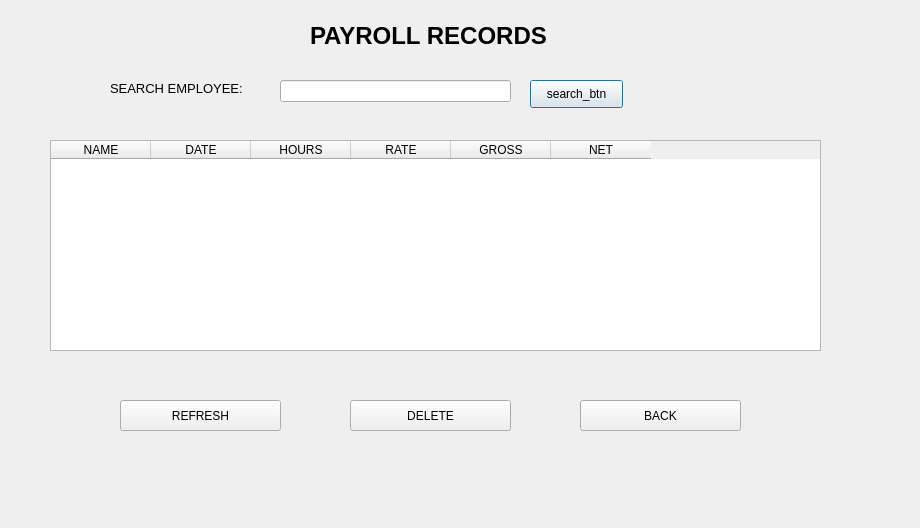
<?xml version="1.0" encoding="UTF-8"?>
<ui version="4.0">
 <class>Dialog</class>
 <widget class="QDialog" name="Dialog">
  <property name="geometry">
   <rect>
    <x>0</x>
    <y>0</y>
    <width>920</width>
    <height>528</height>
   </rect>
  </property>
  <property name="windowTitle">
   <string>Dialog</string>
  </property>
  <widget class="QTableWidget" name="payroll_table">
   <property name="geometry">
    <rect>
     <x>50</x>
     <y>140</y>
     <width>771</width>
     <height>211</height>
    </rect>
   </property>
   <column>
    <property name="text">
     <string>NAME</string>
    </property>
   </column>
   <column>
    <property name="text">
     <string>DATE</string>
    </property>
   </column>
   <column>
    <property name="text">
     <string>HOURS</string>
    </property>
   </column>
   <column>
    <property name="text">
     <string>RATE</string>
    </property>
   </column>
   <column>
    <property name="text">
     <string>GROSS</string>
    </property>
   </column>
   <column>
    <property name="text">
     <string>NET</string>
    </property>
   </column>
  </widget>
  <widget class="QLabel" name="label">
   <property name="geometry">
    <rect>
     <x>310</x>
     <y>0</y>
     <width>331</width>
     <height>71</height>
    </rect>
   </property>
   <property name="font">
    <font>
     <pointsize>18</pointsize>
     <weight>75</weight>
     <bold>true</bold>
    </font>
   </property>
   <property name="text">
    <string>PAYROLL RECORDS</string>
   </property>
  </widget>
  <widget class="QLineEdit" name="search_input">
   <property name="geometry">
    <rect>
     <x>280</x>
     <y>80</y>
     <width>231</width>
     <height>22</height>
    </rect>
   </property>
  </widget>
  <widget class="QLabel" name="label_2">
   <property name="geometry">
    <rect>
     <x>110</x>
     <y>80</y>
     <width>161</width>
     <height>16</height>
    </rect>
   </property>
   <property name="font">
    <font>
     <pointsize>10</pointsize>
    </font>
   </property>
   <property name="text">
    <string>SEARCH EMPLOYEE:</string>
   </property>
  </widget>
  <widget class="QPushButton" name="pushButton">
   <property name="geometry">
    <rect>
     <x>530</x>
     <y>80</y>
     <width>93</width>
     <height>28</height>
    </rect>
   </property>
   <property name="text">
    <string>search_btn</string>
   </property>
  </widget>
  <widget class="QPushButton" name="refresh_btn">
   <property name="geometry">
    <rect>
     <x>120</x>
     <y>400</y>
     <width>161</width>
     <height>31</height>
    </rect>
   </property>
   <property name="text">
    <string>REFRESH</string>
   </property>
  </widget>
  <widget class="QPushButton" name="delete_btn">
   <property name="geometry">
    <rect>
     <x>350</x>
     <y>400</y>
     <width>161</width>
     <height>31</height>
    </rect>
   </property>
   <property name="text">
    <string>DELETE</string>
   </property>
  </widget>
  <widget class="QPushButton" name="back_btn">
   <property name="geometry">
    <rect>
     <x>580</x>
     <y>400</y>
     <width>161</width>
     <height>31</height>
    </rect>
   </property>
   <property name="text">
    <string>BACK</string>
   </property>
  </widget>
 </widget>
 <resources/>
 <connections/>
</ui>
